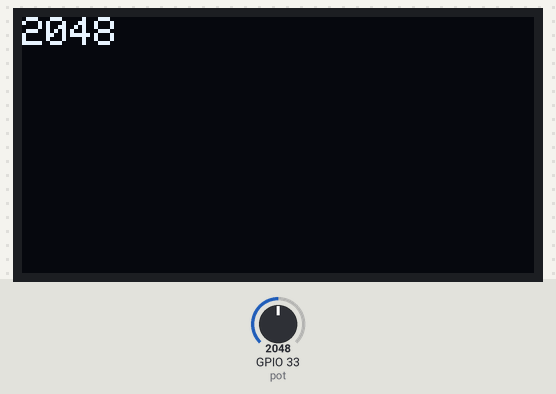
Recording of a sketch running on a simulated ESP32. Shown: 128×64 one-colour display. The inputs (shaded band) are chosen by the test bench; at power-on: GPIO 33 (pot) = 2048. The display library's start-up logo is not drawn.

Above: at 5.2 s.
5.3 s: GPIO 33 (pot) set to 2866
At 6.6 s:
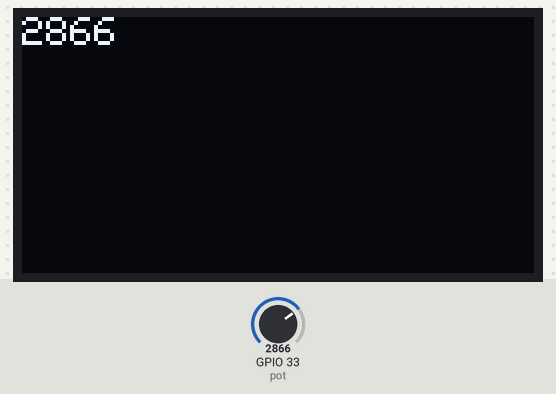
6.9 s: GPIO 33 (pot) set to 3603
At 7.7 s:
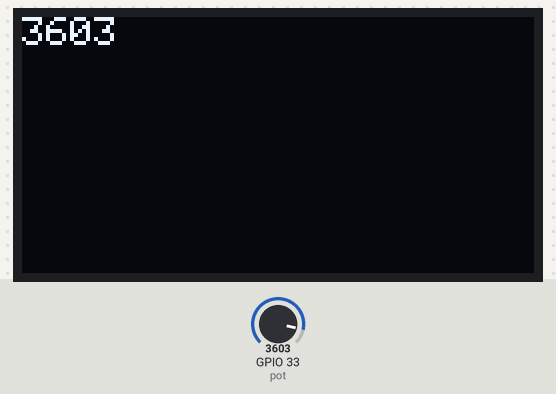
8.5 s: GPIO 33 (pot) set to 4095
At 10.0 s:
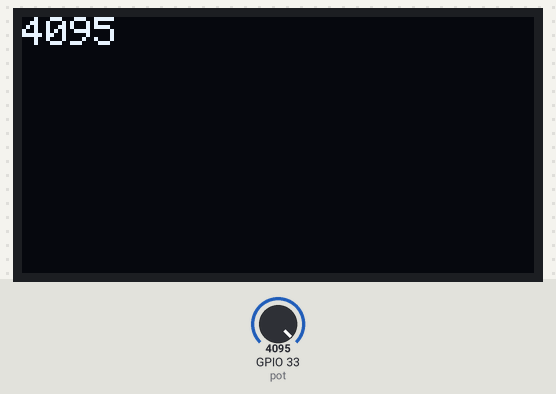
Timing chart, 0 to 11.5 s (numbered marks = the images above; inputs shaded):
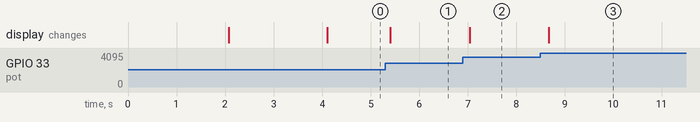

The sketch:

9_OLED_Potensiometer.ino
```cpp
#include <SPI.h>
#include <Wire.h>
#include <Adafruit_GFX.h>
#include <Adafruit_SSD1306.h>

#define SCREEN_WIDTH 128 // OLED display width, in pixels
#define SCREEN_HEIGHT 64 // OLED display height, in pixels

// Declaration for SSD1306 display connected using software SPI (default case):
#define OLED_MOSI   23
#define OLED_CLK   18
#define OLED_DC    4
#define OLED_CS    5
#define OLED_RESET 15
Adafruit_SSD1306 display(SCREEN_WIDTH, SCREEN_HEIGHT,
  OLED_MOSI, OLED_CLK, OLED_DC, OLED_RESET, OLED_CS);

#define pot 33


void setup() {
  Serial.begin(9600);

  // SSD1306_SWITCHCAPVCC = generate display voltage from 3.3V internally
  if(!display.begin(SSD1306_SWITCHCAPVCC)) {
    Serial.println(F("SSD1306 allocation failed"));
    for(;;); // Don't proceed, loop forever
  }

  pinMode(pot, INPUT); //set pin 33 sebagai input potensiometer

  // Show initial display buffer contents on the screen --
  // the library initializes this with an Adafruit splash screen.
  display.display();
  delay(2000); // Pause for 2 seconds

  // Clear the buffer
  display.clearDisplay();

  // Draw a single pixel in white
  display.drawPixel(10, 10, WHITE);


  display.display();
  delay(2000);

}

void loop() {

  int value = analogRead(pot); //membaca nilai analog

  display.clearDisplay();

  // Display Text
  display.setTextSize(1);
  display.setTextColor(WHITE);
  display.setCursor(0,0);
  display.println(value);
  display.display();
  delay(300);
  display.clearDisplay();

}
```

Measured:
- after the input at 5.3 s, the display: changes after 0.11 s (image 1)
- after the input at 6.9 s, the display: changes after 0.14 s (image 2)
- after the input at 8.5 s, the display: changes after 0.17 s (image 3)
